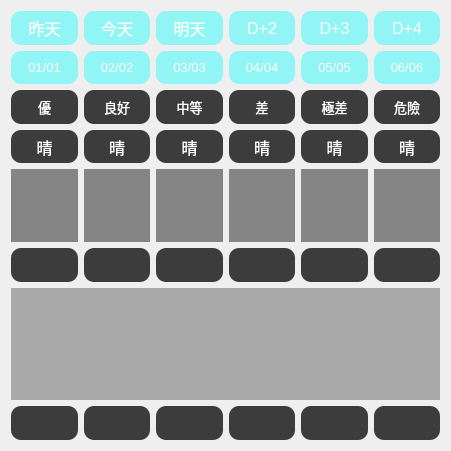
   <widget class="QWidget" name="gridLayoutWidget_3">
    <property name="geometry">
     <rect>
      <x>500</x>
      <y>80</y>
      <width>451</width>
      <height>451</height>
     </rect>
    </property>
    <layout class="QGridLayout" name="gridLayout_3">
     <item row="4" column="6" rowspan="2">
      <widget class="QLabel" name="icon6">
       <property name="font">
        <font>
         <family>Arial</family>
         <pointsize>12</pointsize>
        </font>
       </property>
       <property name="styleSheet">
        <string notr="true">color: rgb(255, 255, 255);
background-color: rgba(60, 60, 60, 150);</string>
       </property>
       <property name="text">
        <string/>
       </property>
       <property name="alignment">
        <set>Qt::AlignCenter</set>
       </property>
      </widget>
     </item>
     <item row="1" column="6">
      <widget class="QLabel" name="date6">
       <property name="font">
        <font>
         <family>Arial</family>
         <pointsize>10</pointsize>
        </font>
       </property>
       <property name="styleSheet">
        <string notr="true">color: rgb(255, 255, 255);
background-color: rgba(0, 255, 255, 100);
border-radius: 10px;</string>
       </property>
       <property name="text">
        <string>06/06</string>
       </property>
       <property name="alignment">
        <set>Qt::AlignCenter</set>
       </property>
      </widget>
     </item>
     <item row="0" column="2">
      <widget class="QLabel" name="day2">
       <property name="font">
        <font>
         <family>Arial</family>
         <pointsize>12</pointsize>
        </font>
       </property>
       <property name="styleSheet">
        <string notr="true">color: rgb(255, 255, 255);
background-color: rgba(0, 255, 255, 100);
border-radius: 10px;</string>
       </property>
       <property name="text">
        <string>今天</string>
       </property>
       <property name="alignment">
        <set>Qt::AlignCenter</set>
       </property>
      </widget>
     </item>
     <item row="0" column="3">
      <widget class="QLabel" name="day3">
       <property name="font">
        <font>
         <family>Arial</family>
         <pointsize>12</pointsize>
        </font>
       </property>
       <property name="styleSheet">
        <string notr="true">color: rgb(255, 255, 255);
background-color: rgba(0, 255, 255, 100);
border-radius: 10px;</string>
       </property>
       <property name="text">
        <string>明天</string>
       </property>
       <property name="alignment">
        <set>Qt::AlignCenter</set>
       </property>
      </widget>
     </item>
     <item row="2" column="2">
      <widget class="QLabel" name="quality2">
       <property name="font">
        <font>
         <family>Arial</family>
         <pointsize>10</pointsize>
        </font>
       </property>
       <property name="styleSheet">
        <string notr="true">color: rgb(255, 255, 255);
background-color: rgb(60, 60, 60);
border-radius: 10px;</string>
       </property>
       <property name="text">
        <string>良好</string>
       </property>
       <property name="alignment">
        <set>Qt::AlignCenter</set>
       </property>
      </widget>
     </item>
     <item row="2" column="5">
      <widget class="QLabel" name="quality5">
       <property name="font">
        <font>
         <family>Arial</family>
         <pointsize>10</pointsize>
        </font>
       </property>
       <property name="styleSheet">
        <string notr="true">color: rgb(255, 255, 255);
background-color: rgb(60, 60, 60);
border-radius: 10px;</string>
       </property>
       <property name="text">
        <string>極差</string>
       </property>
       <property name="alignment">
        <set>Qt::AlignCenter</set>
       </property>
      </widget>
     </item>
     <item row="3" column="4">
      <widget class="QLabel" name="weather4">
       <property name="font">
        <font>
         <family>Arial</family>
         <pointsize>12</pointsize>
        </font>
       </property>
       <property name="styleSheet">
        <string notr="true">color: rgb(255, 255, 255);
background-color: rgb(60, 60, 60);
border-radius: 10px;</string>
       </property>
       <property name="text">
        <string>晴</string>
       </property>
       <property name="alignment">
        <set>Qt::AlignCenter</set>
       </property>
      </widget>
     </item>
     <item row="4" column="5" rowspan="2">
      <widget class="QLabel" name="icon5">
       <property name="font">
        <font>
         <family>Arial</family>
         <pointsize>12</pointsize>
        </font>
       </property>
       <property name="styleSheet">
        <string notr="true">color: rgb(255, 255, 255);
background-color: rgba(60, 60, 60, 150);</string>
       </property>
       <property name="text">
        <string/>
       </property>
       <property name="alignment">
        <set>Qt::AlignCenter</set>
       </property>
      </widget>
     </item>
     <item row="1" column="3">
      <widget class="QLabel" name="date3">
       <property name="font">
        <font>
         <family>Arial</family>
         <pointsize>10</pointsize>
        </font>
       </property>
       <property name="styleSheet">
        <string notr="true">color: rgb(255, 255, 255);
background-color: rgba(0, 255, 255, 100);
border-radius: 10px;</string>
       </property>
       <property name="text">
        <string>03/03</string>
       </property>
       <property name="alignment">
        <set>Qt::AlignCenter</set>
       </property>
      </widget>
     </item>
     <item row="0" column="4">
      <widget class="QLabel" name="day4">
       <property name="font">
        <font>
         <family>Arial</family>
         <pointsize>12</pointsize>
        </font>
       </property>
       <property name="styleSheet">
        <string notr="true">color: rgb(255, 255, 255);
background-color: rgba(0, 255, 255, 100);
border-radius: 10px;</string>
       </property>
       <property name="text">
        <string>D+2</string>
       </property>
       <property name="alignment">
        <set>Qt::AlignCenter</set>
       </property>
      </widget>
     </item>
     <item row="4" column="4" rowspan="2">
      <widget class="QLabel" name="icon4">
       <property name="font">
        <font>
         <family>Arial</family>
         <pointsize>12</pointsize>
        </font>
       </property>
       <property name="styleSheet">
        <string notr="true">color: rgb(255, 255, 255);
background-color: rgba(60, 60, 60, 150);</string>
       </property>
       <property name="text">
        <string/>
       </property>
       <property name="alignment">
        <set>Qt::AlignCenter</set>
       </property>
      </widget>
     </item>
     <item row="3" column="3">
      <widget class="QLabel" name="weather3">
       <property name="font">
        <font>
         <family>Arial</family>
         <pointsize>12</pointsize>
        </font>
       </property>
       <property name="styleSheet">
        <string notr="true">color: rgb(255, 255, 255);
background-color: rgb(60, 60, 60);
border-radius: 10px;</string>
       </property>
       <property name="text">
        <string>晴</string>
       </property>
       <property name="alignment">
        <set>Qt::AlignCenter</set>
       </property>
      </widget>
     </item>
     <item row="3" column="5">
      <widget class="QLabel" name="weather5">
       <property name="font">
        <font>
         <family>Arial</family>
         <pointsize>12</pointsize>
        </font>
       </property>
       <property name="styleSheet">
        <string notr="true">color: rgb(255, 255, 255);
background-color: rgb(60, 60, 60);
border-radius: 10px;</string>
       </property>
       <property name="text">
        <string>晴</string>
       </property>
       <property name="alignment">
        <set>Qt::AlignCenter</set>
       </property>
      </widget>
     </item>
     <item row="2" column="6">
      <widget class="QLabel" name="quality6">
       <property name="font">
        <font>
         <family>Arial</family>
         <pointsize>10</pointsize>
        </font>
       </property>
       <property name="styleSheet">
        <string notr="true">color: rgb(255, 255, 255);
background-color: rgb(60, 60, 60);
border-radius: 10px;</string>
       </property>
       <property name="text">
        <string>危險</string>
       </property>
       <property name="alignment">
        <set>Qt::AlignCenter</set>
       </property>
      </widget>
     </item>
     <item row="3" column="6">
      <widget class="QLabel" name="weather6">
       <property name="font">
        <font>
         <family>Arial</family>
         <pointsize>12</pointsize>
        </font>
       </property>
       <property name="styleSheet">
        <string notr="true">color: rgb(255, 255, 255);
background-color: rgb(60, 60, 60);
border-radius: 10px;</string>
       </property>
       <property name="text">
        <string>晴</string>
       </property>
       <property name="alignment">
        <set>Qt::AlignCenter</set>
       </property>
      </widget>
     </item>
     <item row="3" column="2">
      <widget class="QLabel" name="weather2">
       <property name="font">
        <font>
         <family>Arial</family>
         <pointsize>12</pointsize>
        </font>
       </property>
       <property name="styleSheet">
        <string notr="true">color: rgb(255, 255, 255);
background-color: rgb(60, 60, 60);
border-radius: 10px;</string>
       </property>
       <property name="text">
        <string>晴</string>
       </property>
       <property name="alignment">
        <set>Qt::AlignCenter</set>
       </property>
      </widget>
     </item>
     <item row="1" column="1">
      <widget class="QLabel" name="date1">
       <property name="font">
        <font>
         <family>Arial</family>
         <pointsize>10</pointsize>
        </font>
       </property>
       <property name="styleSheet">
        <string notr="true">color: rgb(255, 255, 255);
background-color: rgba(0, 255, 255, 100);
border-radius: 10px;</string>
       </property>
       <property name="text">
        <string>01/01</string>
       </property>
       <property name="alignment">
        <set>Qt::AlignCenter</set>
       </property>
      </widget>
     </item>
     <item row="4" column="3" rowspan="2">
      <widget class="QLabel" name="icon2">
       <property name="font">
        <font>
         <family>Arial</family>
         <pointsize>12</pointsize>
        </font>
       </property>
       <property name="styleSheet">
        <string notr="true">color: rgb(255, 255, 255);
background-color: rgba(60, 60, 60, 150);</string>
       </property>
       <property name="text">
        <string/>
       </property>
       <property name="alignment">
        <set>Qt::AlignCenter</set>
       </property>
      </widget>
     </item>
     <item row="3" column="1">
      <widget class="QLabel" name="weather1">
       <property name="font">
        <font>
         <family>Arial</family>
         <pointsize>12</pointsize>
        </font>
       </property>
       <property name="styleSheet">
        <string notr="true">color: rgb(255, 255, 255);
background-color: rgb(60, 60, 60);
border-radius: 10px;</string>
       </property>
       <property name="text">
        <string>晴</string>
       </property>
       <property name="alignment">
        <set>Qt::AlignCenter</set>
       </property>
      </widget>
     </item>
     <item row="2" column="4">
      <widget class="QLabel" name="quality4">
       <property name="font">
        <font>
         <family>Arial</family>
         <pointsize>10</pointsize>
        </font>
       </property>
       <property name="styleSheet">
        <string notr="true">color: rgb(255, 255, 255);
background-color: rgb(60, 60, 60);
border-radius: 10px;</string>
       </property>
       <property name="text">
        <string>差</string>
       </property>
       <property name="alignment">
        <set>Qt::AlignCenter</set>
       </property>
      </widget>
     </item>
     <item row="0" column="1">
      <widget class="QLabel" name="day1">
       <property name="font">
        <font>
         <family>Arial</family>
         <pointsize>12</pointsize>
        </font>
       </property>
       <property name="styleSheet">
        <string notr="true">color: rgb(255, 255, 255);
background-color: rgba(0, 255, 255, 100);
border-radius: 10px;</string>
       </property>
       <property name="text">
        <string>昨天</string>
       </property>
       <property name="alignment">
        <set>Qt::AlignCenter</set>
       </property>
      </widget>
     </item>
     <item row="4" column="2" rowspan="2">
      <widget class="QLabel" name="icon3">
       <property name="font">
        <font>
         <family>Arial</family>
         <pointsize>12</pointsize>
        </font>
       </property>
       <property name="styleSheet">
        <string notr="true">color: rgb(255, 255, 255);
background-color: rgba(60, 60, 60, 150);</string>
       </property>
       <property name="text">
        <string/>
       </property>
       <property name="alignment">
        <set>Qt::AlignCenter</set>
       </property>
      </widget>
     </item>
     <item row="10" column="1">
      <widget class="QLabel" name="deg1l">
       <property name="font">
        <font>
         <family>Arial</family>
         <pointsize>12</pointsize>
        </font>
       </property>
       <property name="styleSheet">
        <string notr="true">color: rgb(255, 255, 255);
background-color: rgb(60, 60, 60);
border-radius: 10px;</string>
       </property>
       <property name="text">
        <string/>
       </property>
       <property name="alignment">
        <set>Qt::AlignCenter</set>
       </property>
      </widget>
     </item>
     <item row="7" column="1" rowspan="3" colspan="6">
      <widget class="QLabel" name="curve">
       <property name="styleSheet">
        <string notr="true">background-color: rgba(60, 60, 60, 100);</string>
       </property>
       <property name="text">
        <string/>
       </property>
       <property name="alignment">
        <set>Qt::AlignCenter</set>
       </property>
      </widget>
     </item>
     <item row="4" column="1" rowspan="2">
      <widget class="QLabel" name="icon1">
       <property name="font">
        <font>
         <family>Arial</family>
         <pointsize>12</pointsize>
        </font>
       </property>
       <property name="styleSheet">
        <string notr="true">color: rgb(255, 255, 255);
background-color: rgba(60, 60, 60, 150);</string>
       </property>
       <property name="text">
        <string/>
       </property>
       <property name="alignment">
        <set>Qt::AlignCenter</set>
       </property>
      </widget>
     </item>
     <item row="0" column="6">
      <widget class="QLabel" name="day6">
       <property name="font">
        <font>
         <family>Arial</family>
         <pointsize>12</pointsize>
        </font>
       </property>
       <property name="styleSheet">
        <string notr="true">color: rgb(255, 255, 255);
background-color: rgba(0, 255, 255, 100);
border-radius: 10px;</string>
       </property>
       <property name="text">
        <string>D+4</string>
       </property>
       <property name="alignment">
        <set>Qt::AlignCenter</set>
       </property>
      </widget>
     </item>
     <item row="1" column="4">
      <widget class="QLabel" name="date4">
       <property name="font">
        <font>
         <family>Arial</family>
         <pointsize>10</pointsize>
        </font>
       </property>
       <property name="styleSheet">
        <string notr="true">color: rgb(255, 255, 255);
background-color: rgba(0, 255, 255, 100);
border-radius: 10px;</string>
       </property>
       <property name="text">
        <string>04/04</string>
       </property>
       <property name="alignment">
        <set>Qt::AlignCenter</set>
       </property>
      </widget>
     </item>
     <item row="1" column="5">
      <widget class="QLabel" name="date5">
       <property name="font">
        <font>
         <family>Arial</family>
         <pointsize>10</pointsize>
        </font>
       </property>
       <property name="styleSheet">
        <string notr="true">color: rgb(255, 255, 255);
background-color: rgba(0, 255, 255, 100);
border-radius: 10px;</string>
       </property>
       <property name="text">
        <string>05/05</string>
       </property>
       <property name="alignment">
        <set>Qt::AlignCenter</set>
       </property>
      </widget>
     </item>
     <item row="2" column="1">
      <widget class="QLabel" name="quality1">
       <property name="font">
        <font>
         <family>Arial</family>
         <pointsize>10</pointsize>
        </font>
       </property>
       <property name="styleSheet">
        <string notr="true">color: rgb(255, 255, 255);
background-color: rgb(60, 60, 60);
border-radius: 10px;</string>
       </property>
       <property name="text">
        <string>優</string>
       </property>
       <property name="alignment">
        <set>Qt::AlignCenter</set>
       </property>
      </widget>
     </item>
     <item row="1" column="2">
      <widget class="QLabel" name="date2">
       <property name="font">
        <font>
         <family>Arial</family>
         <pointsize>10</pointsize>
        </font>
       </property>
       <property name="styleSheet">
        <string notr="true">color: rgb(255, 255, 255);
background-color: rgba(0, 255, 255, 100);
border-radius: 10px;</string>
       </property>
       <property name="text">
        <string>02/02</string>
       </property>
       <property name="alignment">
        <set>Qt::AlignCenter</set>
       </property>
      </widget>
     </item>
     <item row="2" column="3">
      <widget class="QLabel" name="quality3">
       <property name="font">
        <font>
         <family>Arial</family>
         <pointsize>10</pointsize>
        </font>
       </property>
       <property name="styleSheet">
        <string notr="true">color: rgb(255, 255, 255);
background-color: rgb(60, 60, 60);
border-radius: 10px;</string>
       </property>
       <property name="text">
        <string>中等</string>
       </property>
       <property name="alignment">
        <set>Qt::AlignCenter</set>
       </property>
      </widget>
     </item>
     <item row="0" column="5">
      <widget class="QLabel" name="day5">
       <property name="font">
        <font>
         <family>Arial</family>
         <pointsize>12</pointsize>
        </font>
       </property>
       <property name="styleSheet">
        <string notr="true">color: rgb(255, 255, 255);
background-color: rgba(0, 255, 255, 100);
border-radius: 10px;</string>
       </property>
       <property name="text">
        <string>D+3</string>
       </property>
       <property name="alignment">
        <set>Qt::AlignCenter</set>
       </property>
      </widget>
     </item>
     <item row="6" column="2">
      <widget class="QLabel" name="deg2h">
       <property name="font">
        <font>
         <family>Arial</family>
         <pointsize>12</pointsize>
        </font>
       </property>
       <property name="styleSheet">
        <string notr="true">color: rgb(255, 255, 255);
background-color: rgb(60, 60, 60);
border-radius: 10px;</string>
       </property>
       <property name="text">
        <string/>
       </property>
       <property name="alignment">
        <set>Qt::AlignCenter</set>
       </property>
      </widget>
     </item>
     <item row="6" column="1">
      <widget class="QLabel" name="deg1h">
       <property name="font">
        <font>
         <family>Arial</family>
         <pointsize>12</pointsize>
        </font>
       </property>
       <property name="styleSheet">
        <string notr="true">color: rgb(255, 255, 255);
background-color: rgb(60, 60, 60);
border-radius: 10px;</string>
       </property>
       <property name="text">
        <string/>
       </property>
       <property name="alignment">
        <set>Qt::AlignCenter</set>
       </property>
      </widget>
     </item>
     <item row="6" column="3">
      <widget class="QLabel" name="deg3h">
       <property name="font">
        <font>
         <family>Arial</family>
         <pointsize>12</pointsize>
        </font>
       </property>
       <property name="styleSheet">
        <string notr="true">color: rgb(255, 255, 255);
background-color: rgb(60, 60, 60);
border-radius: 10px;</string>
       </property>
       <property name="text">
        <string/>
       </property>
       <property name="alignment">
        <set>Qt::AlignCenter</set>
       </property>
      </widget>
     </item>
     <item row="6" column="4">
      <widget class="QLabel" name="deg4h">
       <property name="font">
        <font>
         <family>Arial</family>
         <pointsize>12</pointsize>
        </font>
       </property>
       <property name="styleSheet">
        <string notr="true">color: rgb(255, 255, 255);
background-color: rgb(60, 60, 60);
border-radius: 10px;</string>
       </property>
       <property name="text">
        <string/>
       </property>
       <property name="alignment">
        <set>Qt::AlignCenter</set>
       </property>
      </widget>
     </item>
     <item row="6" column="5">
      <widget class="QLabel" name="deg5h">
       <property name="font">
        <font>
         <family>Arial</family>
         <pointsize>12</pointsize>
        </font>
       </property>
       <property name="styleSheet">
        <string notr="true">color: rgb(255, 255, 255);
background-color: rgb(60, 60, 60);
border-radius: 10px;</string>
       </property>
       <property name="text">
        <string/>
       </property>
       <property name="alignment">
        <set>Qt::AlignCenter</set>
       </property>
      </widget>
     </item>
     <item row="6" column="6">
      <widget class="QLabel" name="deg6h">
       <property name="font">
        <font>
         <family>Arial</family>
         <pointsize>12</pointsize>
        </font>
       </property>
       <property name="styleSheet">
        <string notr="true">color: rgb(255, 255, 255);
background-color: rgb(60, 60, 60);
border-radius: 10px;</string>
       </property>
       <property name="text">
        <string/>
       </property>
       <property name="alignment">
        <set>Qt::AlignCenter</set>
       </property>
      </widget>
     </item>
     <item row="10" column="2">
      <widget class="QLabel" name="deg2l">
       <property name="font">
        <font>
         <family>Arial</family>
         <pointsize>12</pointsize>
        </font>
       </property>
       <property name="styleSheet">
        <string notr="true">color: rgb(255, 255, 255);
background-color: rgb(60, 60, 60);
border-radius: 10px;</string>
       </property>
       <property name="text">
        <string/>
       </property>
       <property name="alignment">
        <set>Qt::AlignCenter</set>
       </property>
      </widget>
     </item>
     <item row="10" column="3">
      <widget class="QLabel" name="deg3l">
       <property name="font">
        <font>
         <family>Arial</family>
         <pointsize>12</pointsize>
        </font>
       </property>
       <property name="styleSheet">
        <string notr="true">color: rgb(255, 255, 255);
background-color: rgb(60, 60, 60);
border-radius: 10px;</string>
       </property>
       <property name="text">
        <string/>
       </property>
       <property name="alignment">
        <set>Qt::AlignCenter</set>
       </property>
      </widget>
     </item>
     <item row="10" column="4">
      <widget class="QLabel" name="deg4l">
       <property name="font">
        <font>
         <family>Arial</family>
         <pointsize>12</pointsize>
        </font>
       </property>
       <property name="styleSheet">
        <string notr="true">color: rgb(255, 255, 255);
background-color: rgb(60, 60, 60);
border-radius: 10px;</string>
       </property>
       <property name="text">
        <string/>
       </property>
       <property name="alignment">
        <set>Qt::AlignCenter</set>
       </property>
      </widget>
     </item>
     <item row="10" column="5">
      <widget class="QLabel" name="deg5l">
       <property name="font">
        <font>
         <family>Arial</family>
         <pointsize>12</pointsize>
        </font>
       </property>
       <property name="styleSheet">
        <string notr="true">color: rgb(255, 255, 255);
background-color: rgb(60, 60, 60);
border-radius: 10px;</string>
       </property>
       <property name="text">
        <string/>
       </property>
       <property name="alignment">
        <set>Qt::AlignCenter</set>
       </property>
      </widget>
     </item>
     <item row="10" column="6">
      <widget class="QLabel" name="deg6l">
       <property name="font">
        <font>
         <family>Arial</family>
         <pointsize>12</pointsize>
        </font>
       </property>
       <property name="styleSheet">
        <string notr="true">color: rgb(255, 255, 255);
background-color: rgb(60, 60, 60);
border-radius: 10px;</string>
       </property>
       <property name="text">
        <string/>
       </property>
       <property name="alignment">
        <set>Qt::AlignCenter</set>
       </property>
      </widget>
     </item>
    </layout>
   </widget>
